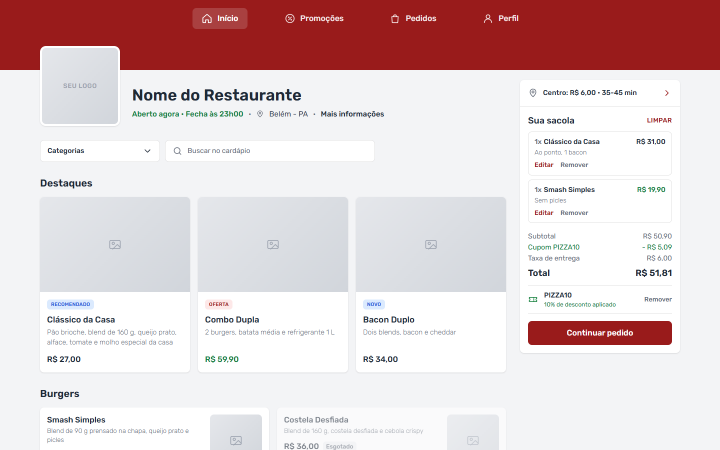
#> input picture telas/D01c-sacola-cupom.png, 1440 x 900 px, given in place of S01-inicio.png, which was not available (shown at 1/2 size)
$ python _comparar.py ../D01c-sacola-cupom.png
#> lines starting #> are read from the running program, lines starting #| are printed output that depends on the picture; pictures that were not available may be replaced by others from this repository, and a replacement may not be noted
"""Monta imagem e tela lado a lado: telas/<S>.png em cima, <pasta>/<S>.png embaixo.
Uso: python _comparar.py <pasta>   (grava <pasta>/_comparacao.png)
"""
import pathlib, sys
from PIL import Image

telas = pathlib.Path(__file__).resolve().parent.parent
pasta = pathlib.Path(sys.argv[1]).resolve()
nomes = ["S01-inicio", "S04-produto", "S08-sacola", "S12-entrega", "S14-pagamento", "S16-enviado"]
w, h, g = 780, 1688, 24
c = Image.new("RGB", (6 * w + 7 * g, 2 * h + 3 * g), (229, 231, 235))
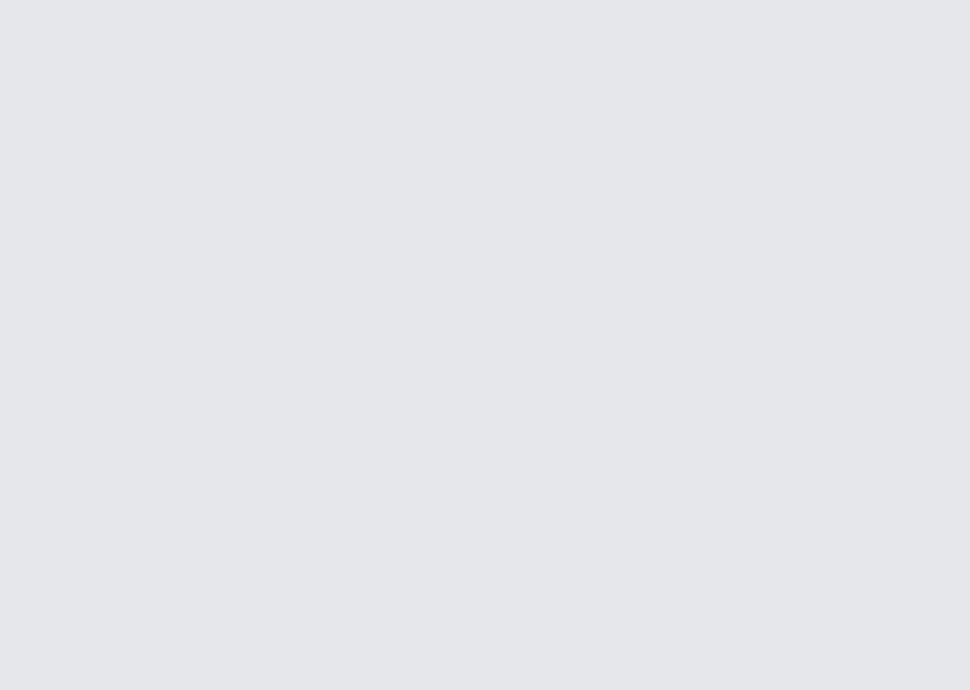
#> c: PIL image 4848x3448 RGB (shown at 1/5 size); mean R, G, B 229, 231, 235
for i, n in enumerate(nomes):
    c.paste(Image.open(telas / f"{n}.png"), (g + i * (w + g), g))
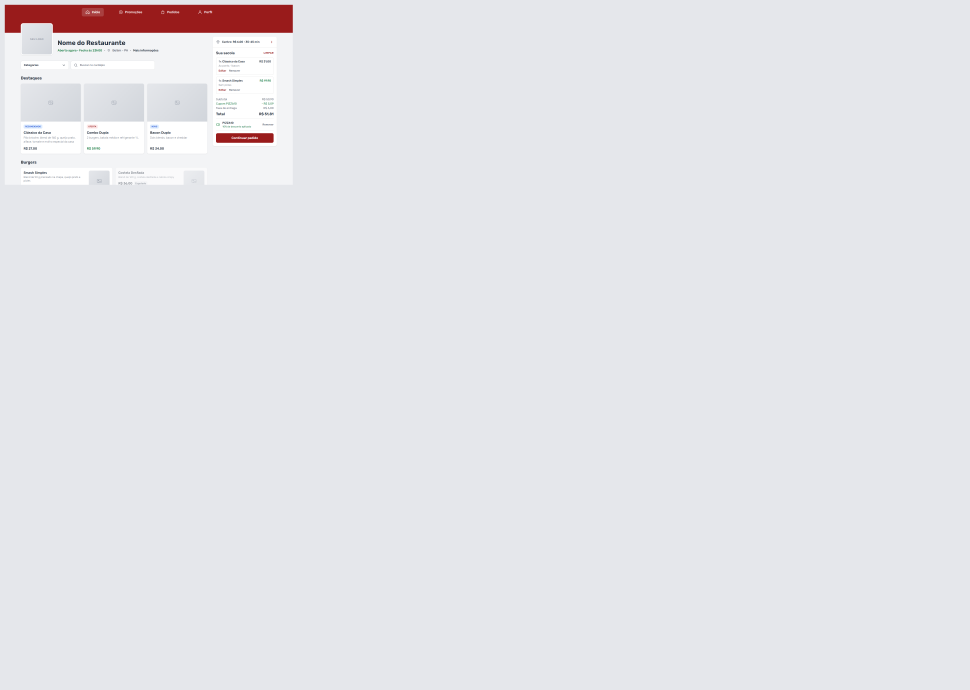
#> c: PIL image 4848x3448 RGB (shown at 1/5 size); mean R, G, B 228.7, 229.1, 232.9
    c.paste(Image.open(pasta / f"{n}.png"), (g + i * (w + g), 2 * g + h))
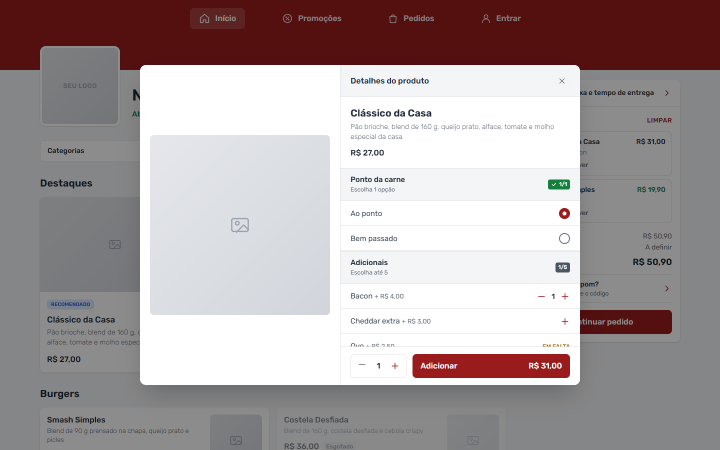
#> input picture telas/D04-produto.png, 1440 x 900 px, given in place of S01-inicio.png, which was not available (shown at 1/2 size)
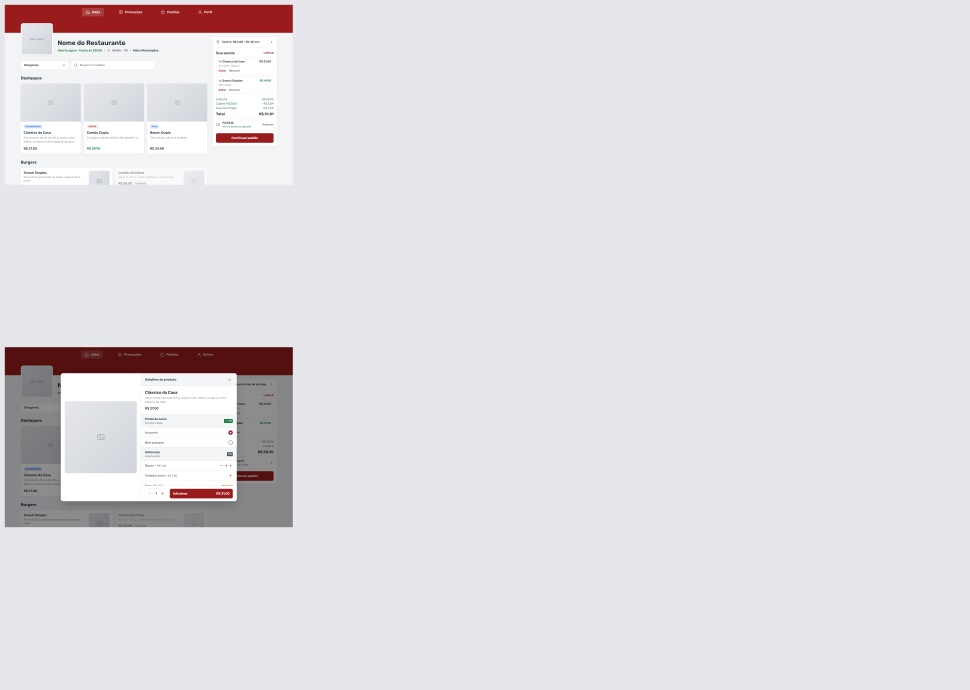
#> c: PIL image 4848x3448 RGB (shown at 1/5 size); mean R, G, B 224.2, 223.6, 227.2
#> (the run stopped early here; a loop or call above may not have finished)
